Frame 1 (no input): blank canvas, image omitted
Frame 60 (the mouse pressed at the canvas centre just before this capture): blank canvas, image omitted
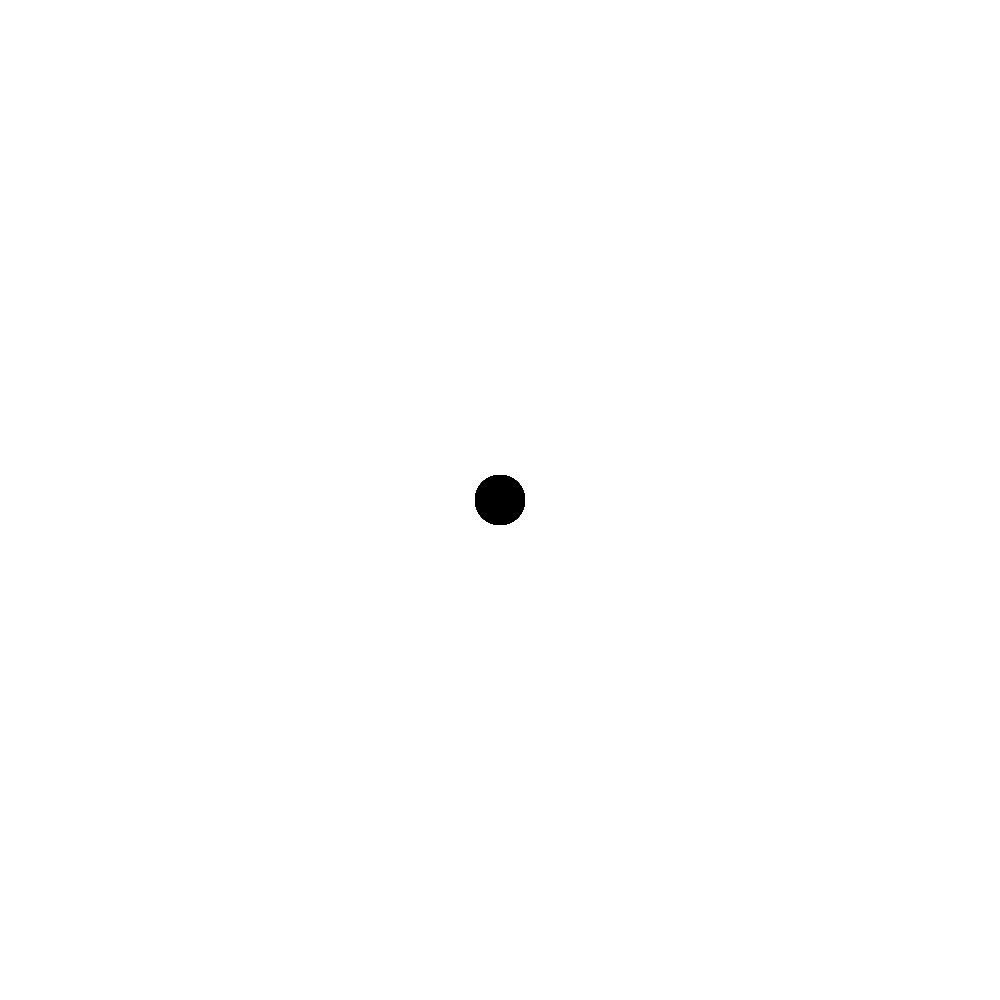
Frame 120 (the mouse held since frame 60 and released just before this capture)

The Processing sketch whose frames 1 and 60 were blank and that drew this single picture after the mouse press (run headless with seeded random() and noise(); from frame 60 on, the mouse is pressed at the canvas centre):

// Processing sketch: processing_103650
// ── processing_103650.pde

float xPos = 0;
float yPos = 0;

void setup ()
{
  size (1000, 1000);
  background(255);
  noStroke();
  fill (0, 0, 0);
}

void draw ()
{   
  xPos = mouseX;
  yPos = mouseY;
  // click + drag for default brush
  if (mousePressed)
  {
    ellipse(xPos, yPos, 50, 50);
  }
  // q = large brush
  if (key == 'q' && keyPressed)
  {
    ellipse(xPos, yPos, 150, 150);
  }
  // w = med brush
  if (key == 'w' && keyPressed)
  {
    ellipse(xPos, yPos, 100, 100);
  }
  // e = small brush
  if (key == 'e' && keyPressed)
  {
    ellipse(xPos, yPos, 25, 25);
  }
  // r = red
  if (key == 'r' && keyPressed)
  {
    fill(255, 0, 0);
  }
  // g = green
  if (key == 'g' && keyPressed)
  {
    fill(0, 255, 0);
  }
  // b = blue
  if (key == 'b' && keyPressed)
  {
    fill(0, 0, 255);
  }
  // c = clear canvas
  if (key == 'c' && keyPressed)
  {
    background(255, 255, 255);
  }
  // y = yellow
  if (key == 'y' && keyPressed)
  {
    fill(255, 255, 0);
  }
  // v = violet
  if (key == 'v' && keyPressed)
  {
    fill(255, 0, 255);
  }
  // w = white
  if (key == 'w' && keyPressed)
  {
    fill(255, 255, 255);
  }
  // p = point
  if (key == 'p' && keyPressed)
  {
    ellipse(xPos, yPos, 5, 5);
  }
  // space = default color
  if (key == ' ' && keyPressed)
  {
    fill(0, 0, 0);
  }
  // s = square brush
  if (key == 's' && keyPressed)
  {
    rect(xPos, yPos, 15, 15);
  }
  // 1 = random color
  if (key == '1' && keyPressed)
  {
    fill(random(0, 255), random(0, 255), random(0, 255));
    ellipse(xPos, yPos, 20, 20);
  }
}
